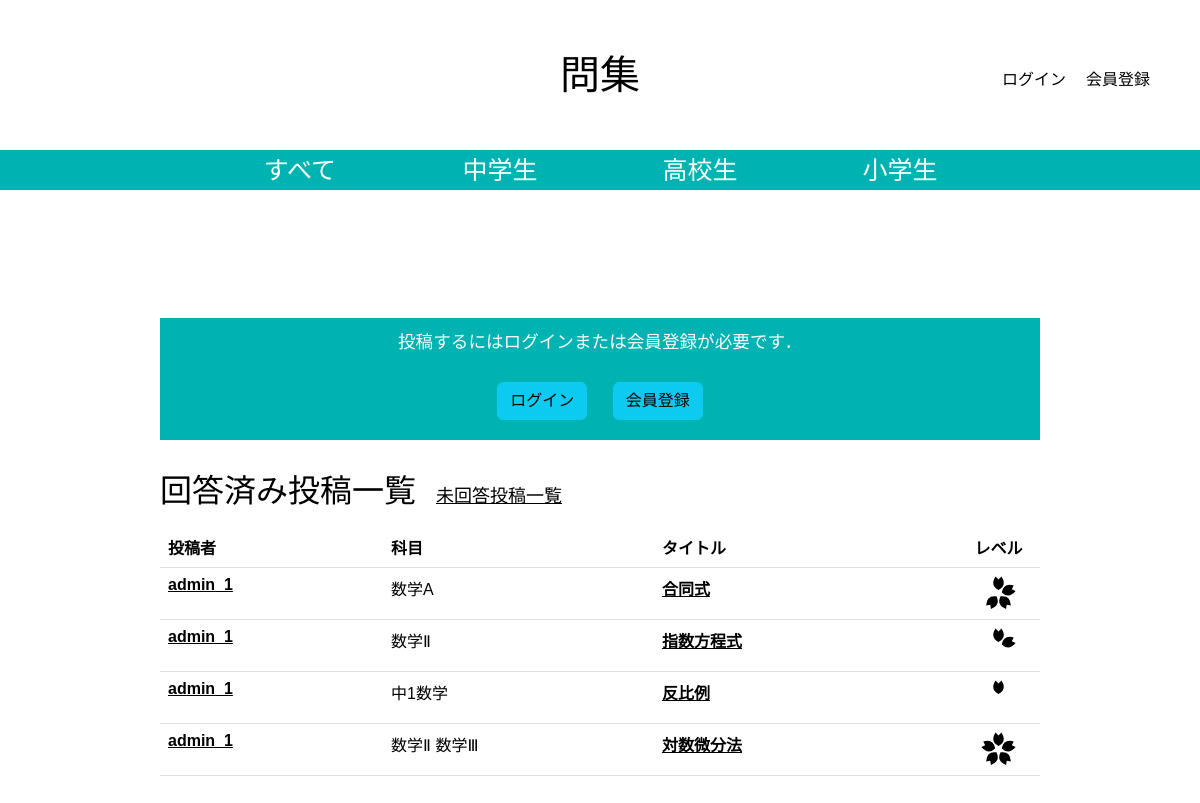
The page / on the database its author committed.
### studysite/models.py (models this page shows, shortened)
class TagGroup(models.Model):
    name = models.CharField(max_length=100)
    parent = models.ForeignKey('self', related_name='children', on_delete=models.CASCADE, null=True, blank=True)
    order = models.PositiveIntegerField(default=0)  # 並び順を指定するためのフィールド

class Studysite(models.Model):
    title = models.CharField('タイトル', max_length=128)
    image = models.FileField('問題画像', upload_to='image/', blank=True)
    question = models.TextField('問題', blank=True)
    answer = models.TextField('解説', blank=True)
    created_by = models.ForeignKey(settings.AUTH_USER_MODEL,
                                   verbose_name='投稿者',
                                   on_delete=models.CASCADE)
    created_at = models.DateTimeField('投稿日', auto_now_add=True)
    updated_at = models.DateTimeField('更新日', auto_now=True)
    tag_groups = models.ManyToManyField(TagGroup, blank=True)
    likes = models.PositiveIntegerField(default=0)
    level = models.IntegerField(default=0)
    bookmarks = models.ManyToManyField(User, related_name='bookmarked_posts', blank=True)

### studysite/views.py (the view)
# urls.py: path('', top, name='top'),
def top(request):
    school_name = request.GET.get('school')
    subjects_name = request.GET.get('subjects')
    subject_name = request.GET.get('subject')
    field_name = request.GET.get('field')
    filters = {}
    if school_name:
        filters['tag_groups__parent__parent__parent__name'] = school_name
    if subjects_name:
        filters['tag_groups__parent__parent__name'] = subjects_name
    if subject_name:
        filters['tag_groups__parent__name'] = subject_name
    if field_name:
        filters['tag_groups__name'] = field_name
    if filters:
        snippets = Studysite.objects.filter(**filters).distinct()
    else:
        snippets = Studysite.objects.all()
    counter, created = VisitorCounter.objects.get_or_create(id=1)
    counter.count += 1
    counter.save()
    tag_groups = TagGroup.objects.filter(parent__isnull=True).order_by('order').prefetch_related('children__children')
    return render(request, 'snippets/top.html', {'snippets': snippets, 'visitor_number': counter.count, 'tag_groups': tag_groups})

### studysite/templates/snippets/top.html (shortened to what this page needs)
{% extends 'base.html' %}
{% load django_bootstrap5 %}
{% load widget_tweaks %}
{% block main %}
<div class="welcome">
    {% if user.is_authenticated %}
        <a class="btn btn-success" href="{% url 'snippet_new' %}">投稿する</a>
    {% else %}<br>
        <div class="flame">
            <p>投稿するにはログインまたは会員登録が必要です．</p>
            <div style="text-align: center;">
                <span><a style="margin: 10px;" class="btn btn-info" href="{% url 'login' %}">ログイン</a></span>
                <span><a style="margin: 10px;" class="btn btn-info" href="{% url 'signup' %}">会員登録</a></span>
            </div>
        </div>
    {% endif %}
</div>
<span class="h2 title">回答済み投稿一覧</span><span class="h3"><a href="{% url 'unanswered' %}" style="color:black">未回答投稿一覧</a></span>
<div class="class1">
    {% if snippets %}
    <table id="sortable-table" class="table">
        <thead>
        <tr>
            <th class="tablehuman">投稿者</th>
            <th class="tablesubject">科目</th>
            <th class="tablecontent">タイトル</th>
            <th class="tablelevel" onclick="sortTable(3); console.log('Clicked!')">レベル</th>
        </tr>
        </thead>
        <tbody class="tbody">
        {% for snippet in snippets %}
            {% if snippet.answer %}
            <tr>
                <td class="tablehuman"><a href="{% url 'profile' snippet.created_by_id %}" style="color:black"><b>{{ snippet.created_by.username }}</b></a></td>
                <td class="tablesubject">
                    {% if snippet.tag_groups %}
                        {% for tag in snippet.tag_groups.all %}
                            <span>{{ tag.parent.name }}</span>
                        {% endfor %}
                    {% else %}
                        <span>empty<span>
                    {% endif %}
                </td>
                <td class="tablecontent"><a href="{% url 'snippet_detail' snippet.id %}" style="color:black"><b>{{ snippet.title }}</b></a></td>
                <td class="tablelevel" data-level="{{ snippet.level }}">
                    {% if snippet.level == 1 %}
                        <svg xmlns="http://www.w3.org/2000/svg" width="35px" height="35px" viewBox="0 0 100 100">
                            <path fill="#000000" stroke-width="none" d="M 41.45,1.51 L 50.00,10.00 L 58.55,1.51 Q 74.90,27.18 50.00,40.00 Q 25.10,27.18 41.45,1.51 "/>
                        </svg>
                    {% endif %}
                </td>
            </tr>
            {% endif %}
        {% endfor %}
        </tbody>
    </table>
    {% else %}
    <p>問題はまだ投稿されていません．</p>
    {% endif %}
</div>
{% endblock %}

### studysite/templates/snippets/base.html (shortened to what this page needs)
{% load static %}
{% load django_bootstrap5 %}
{% load widget_tweaks %}
<html>
<head>
    {% bootstrap_css %}
    <link rel="stylesheet" href="{% static 'snippets/css/style.css' %}?<?php echo date('YmdHis'); ?>"/>
</head>
<body>
<nav class="header-nav">
    <div class="navbar-brandA">
        <a href="/" class="brand">問集</a>
    </div>
        <ul class="header-ul">
            {% if user.is_authenticated %}
                <li><a class="nav-link" href="{% url 'profile' user.id %}"> ようこそ {{ user.username }} さん</a></li>
                <li><a class="nav-link" href="{% url 'logout' %}">ログアウト</a></li>
            {% else %}
                <li><a href="{% url 'login' %}" class="nav-link">ログイン</a></li>
                <li><a href="{% url 'signup' %}" class="nav-link">会員登録</a></li>
            {% endif %}
        </ul>
</nav>
<div class="subject-nav-bar">
    <ul class="subject-ul">
        <li id="all"><a href="/" class="all">すべて</a></li>
        {% for group in tag_groups %}
            <li id="{{ group.name }}">{{ group.name }}</li>
        {% endfor %}
    </ul>
</div>
<main>
        {% block main %}{% endblock %}
</main>
</body>
</html>

### studysite/static/snippets/css/style.css (style rules this page uses)
* { position: relative; margin: 0; padding: 0; box-sizing: border-box; }
body { font-family: "myfont",sans-serif; }
body { position: relative; background-color: #ffffff; color: #000000; line-height: 1.6; }
.flame { width: 100%; position: relative; display: inline-block; padding: 10px 10px; background-color: hsl(180, 100%, 35%); text-align: center; }
.flame p { color: #ffffff !important; }
.h2 { font-size:xx-large; }
.h3 { padding-left: 20px; font-size: large; }
main { padding: 5rem 10rem; z-index: 1; }
.navbar-brandA { display: inline-block; width: 100%; position: absolute; text-align: center; align-items: center; }
.brand { color: black; text-decoration: none; font-size: 40px; position: relative; display: inline-block; width: 10%; text-align: center; align-items: center; }
.header-nav { height: 150px; position: relative; display: flex; align-items: center; }
.header-ul { display: flex; list-style: none; margin-left: auto; align-items: center !important; padding: 0; }
.header-ul li { margin-top: 25px; margin-right: 20px; }
.header-ul li:last-child { margin-right: 50px; }
.subject-nav-bar { height: 40px; background-color: hsl(180, 100%, 35%); display: flex; align-items: center; justify-content: center; }
.subject-ul { display: flex; list-style: none; margin: 0; padding: 0; }
.subject-ul li { width: 200px; display: flex; align-items: center; justify-content: center; transition: 0.25s; }
.subject-ul li a, .subject-ul li { color: #ffffff; font-size: 25px; text-decoration: none; height: 100%; display: flex; align-items: center; justify-content: center; }
.all { text-decoration: none !important; color: #ffffff !important; }
table { width: 100%; border-collapse: collapse; align-items: center; }
.tablecontent { width: 450px; }
.tablehuman { width: 300px; }
.tablelevel { width: 100px; text-align: center; }
.tablesubject { width: 400px; }
.table th { position: relative; font-family: sans-serif; color: #000000; background-color: transparent; }
.table td { position: relative; font-family: sans-serif; color: #000000; background-color: transparent; }
tbody { position: relative; font-family: sans-serif; color: #000000; background-color: transparent; }
.welcome { position: relative; padding: 1rem 0; margin-bottom: 1rem; background-color: transparent; align-items: center; display: flex; flex-direction: column; font-size:20px; color:#000000; }
.welcome p { position: relative; font-size: 1.1rem; color: #000000; }
.class1 { position: relative; padding: 1rem 0; margin-bottom: 1rem; background-color: transparent; align-items: center; flex-direction: column; font-size:20px; color:#000000; }

### rows shown on the page
TagGroup: name "中学生"
TagGroup: name "高校生"
TagGroup: name "小学生"
Studysite: created_by.username "admin_1", title "合同式", level 4 (drawn)
TagGroup: parent.name "数学A"
Studysite: created_by.username "admin_1", title "指数方程式", level 2 (drawn)
TagGroup: parent.name "数学Ⅱ"
Studysite: created_by.username "admin_1", title "反比例", level 1 (drawn)
TagGroup: parent.name "中1数学"
Studysite: created_by.username "admin_1", title "対数微分法", level 5 (drawn)
TagGroup: parent.name "数学Ⅲ"
